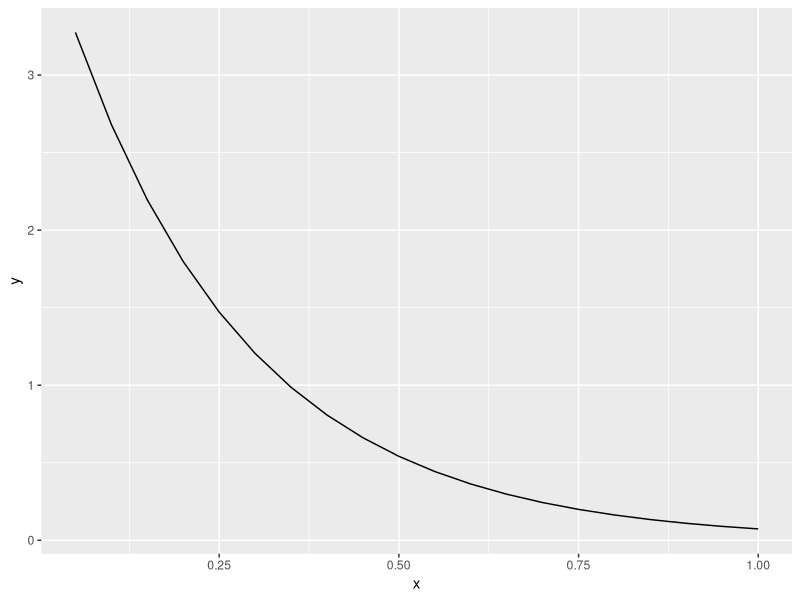
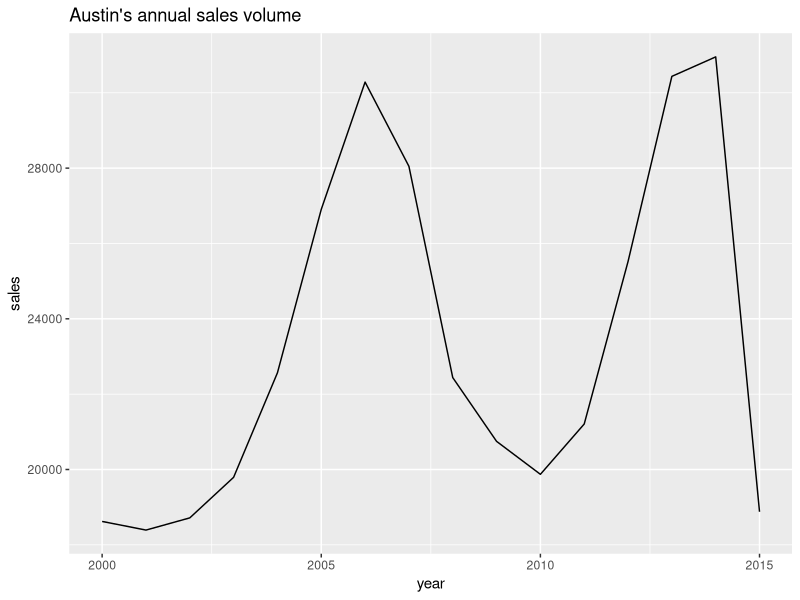

R code for these plots, in order:
## ---- chunk 1
knitr::opts_chunk$set(echo = TRUE)
library(tidyverse)
## ---- chunk 2
x <- 1:20 / 20 
y <- rep(0, length(x))

for (i in seq_along(x)) {
  # exp() gives use e to a power.
  e_power <- exp(-4*x[[i]])
  y[[i]] <- 4 * e_power
}

qplot(x, y, geom="line")
## ---- chunk 3
years <- c("85", "90", "95", "00", "05", "10")
full_years <- c()

for (yr in years) {
  yr <- as.numeric(yr)
  
  if (yr >= 85) {
    temp <- 1900 + yr
  } else {
    temp <- 2000 + yr
  }
  
  full_years <- c(full_years, temp)
  
}

full_years
## ---- chunk 4
set.seed(100)
weekly_salary <- runif(52, min = 400, max = 800)

annual_salary <- 0

for (wage in weekly_salary) {
  annual_salary <- annual_salary + wage
}

annual_salary
## ---- chunk 5
fake_survey_data <- tibble(id = 1:5,
                           age = c(30, -999, 40, 43, -999),
                           income = c(6e5, -999, -999, 1e6, 1e6))

fake_survey_data
## ---- chunk 6
## input: a vector and missing value indicator
example_input <- c(30, -999, 40, 43) 
## output: a vector with missing values
desired_output <- c(30, NA, 40, 43)
## ---- chunk 7
txhousing %>%
  filter(city == "Austin") %>%
  group_by(city, year) %>%
  summarize(sales = sum(sales)) %>%
  ggplot(aes(x = year, y = sales)) + 
  geom_line() +
  labs(title = "Austin's annual sales volume")
## ---- chunk 8

## ---- chunk 9

## ---- chunk 10

